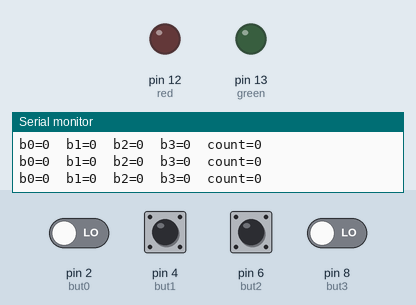
A sketch run on a simulated Arduino Uno, built with avr-gcc and run on an emulated ATmega328P. Shown: output pins drawn as LEDs (lit = HIGH), the last lines printed to the serial monitor. Dashed ring = blinking. The inputs (shaded band) are chosen by the test bench; at power-on: pin 2 (but0), pin 4 (but1), pin 6 (but2), pin 8 (but3) LOW.

Above: at 1.2 s.
1.3 s: pin 6 (but2) pulled HIGH for 1 s
At 1.9 s:
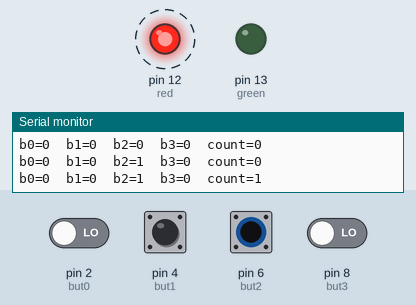
4.2 s: pin 6 (but2) pulled HIGH for 0.15 s
7.3 s: pin 4 (but1) pulled HIGH for 0.15 s
At 7.7 s:
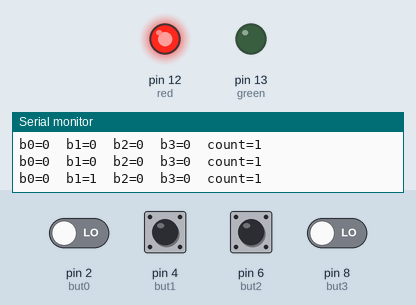
10.4 s: pin 2 (but0) driven HIGH and pin 4 (but1) driven HIGH and pin 6 (but2) driven HIGH and pin 8 (but3) driven HIGH
At 12.0 s:
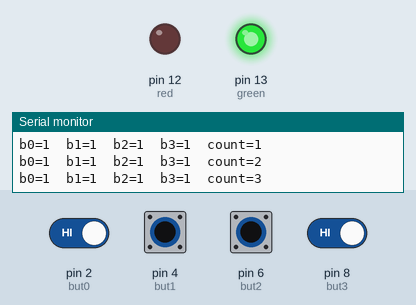
13.4 s: pin 2 (but0) driven LOW
At 14.7 s:
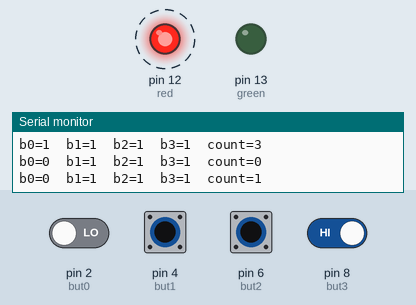
16.4 s: pin 6 (but2) driven LOW
At 17.5 s:
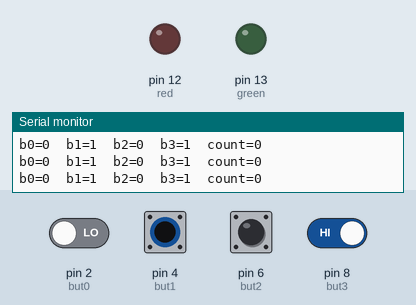
Timing chart, 0 to 19.4 s (numbered marks = the images above; inputs shaded):
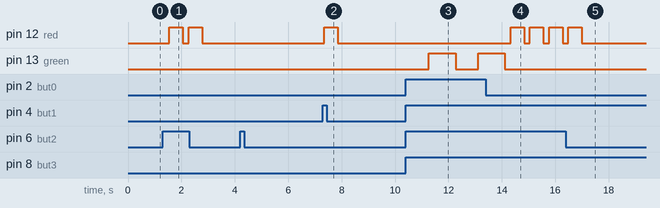

The sketch:

GPTlock.ino
```cpp
int but0 = 2;
int but1 = 4;
int but2 = 6;
int but3 = 8;
int green = 13;
int red = 12;
int count = 0;

void setup() {
  pinMode(but0, INPUT); // Configure buttons with pull-down resistors
  pinMode(but1, INPUT);
  pinMode(but2, INPUT);
  pinMode(but3, INPUT);
  pinMode(green, OUTPUT);
  pinMode(red, OUTPUT);
  Serial.begin(9600);
}

void loop() {
  // Read button states (LOW means pressed because of pull-down resistors)
  bool b0 = (digitalRead(but0) == HIGH); // Button 0 pressed
  bool b1 = (digitalRead(but1) == HIGH); // Button 1 pressed
  bool b2 = (digitalRead(but2) == HIGH); // Button 2 pressed
  bool b3 = (digitalRead(but3) == HIGH); // Button 3 pressed

  // Debugging output
  Serial.print("b0=");
  Serial.print(b0);
  Serial.print("  b1=");
  Serial.print(b1);
  Serial.print("  b2=");
  Serial.print(b2);
  Serial.print("  b3=");
  Serial.print(b3);
  Serial.print("  count=");
  Serial.println(count);

  // Passcode sequence logic
  if (count == 0 && b2) {  // First button: but2
    count = 1;
    delay(200); // Debounce delay
  }
  else if (count == 1 && b0) {  // Second button: but0
    count = 2;
    delay(200);
  }
  else if (count == 2 && b1) {  // Third button: but1
    count = 3;
    delay(200);
  }
  else if (count == 3 && b3) {  // Fourth button: but3
    count = 4;
    delay(200);
  }
  else if ((b0 || b1 || b2 || b3) && count != 0) {  // If wrong button pressed out of sequence
    count = 0;
    digitalWrite(red, HIGH);  // Flash red LED for error
    delay(500);
    digitalWrite(red, LOW);
  }

  // If correct passcode entered
  if (count == 4) {
    digitalWrite(green, HIGH);  // Flash green LED for success
    delay(1000);
    digitalWrite(green, LOW);
    count = 0;  // Reset for the next attempt
  }

  delay(10); // Short delay to stabilize button readings
}
```

Measured:
- after the input at 1.3 s, pin 12 (red): alternates HIGH for 0.50 s and LOW for 0.22 s, 4 changes in all, then stays LOW, starting after 0.25 s
- after the input at 7.3 s, pin 12 (red): LOW → HIGH after 0.05 s, → LOW 0.50 s later
- after the input at 10.4 s, pin 13 (green): LOW → HIGH after 0.87 s, → LOW 1.0 s later, → HIGH 0.84 s later
- after the input at 13.4 s, pin 12 (red): alternates HIGH for 0.50 s and LOW for 0.22 s, starting after 0.93 s; pin 13 (green): goes on until 14.1 s, then stays LOW
- after the input at 16.4 s, pin 12 (red): goes on until 17.0 s, then stays LOW
